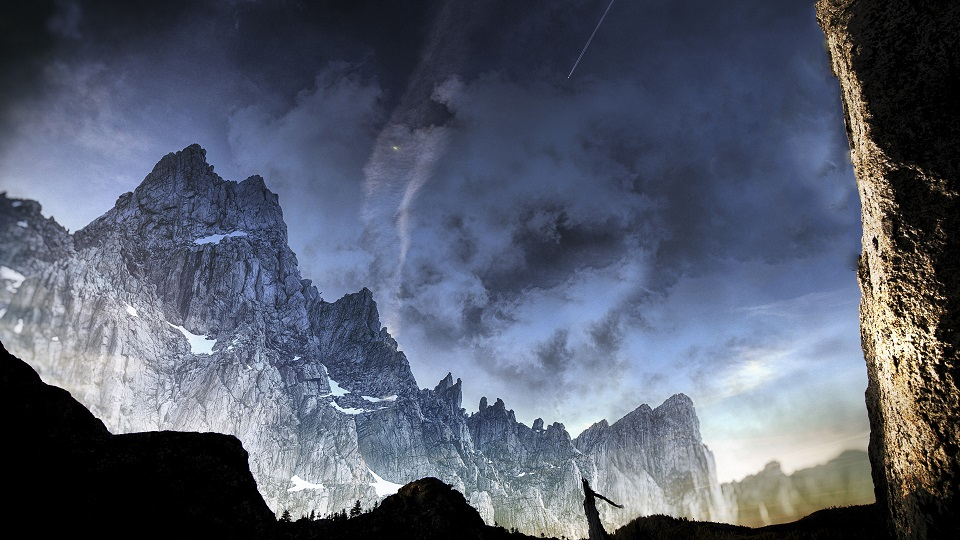
#> input picture 2.jpg, 960 x 540 px
$ python read_image.py
#> lines starting #> are read from the running program, lines starting #| are printed output that depends on the picture
import cv2
import numpy as np
import matplotlib.pyplot as plt

img = cv2.imread('2.jpg',0)
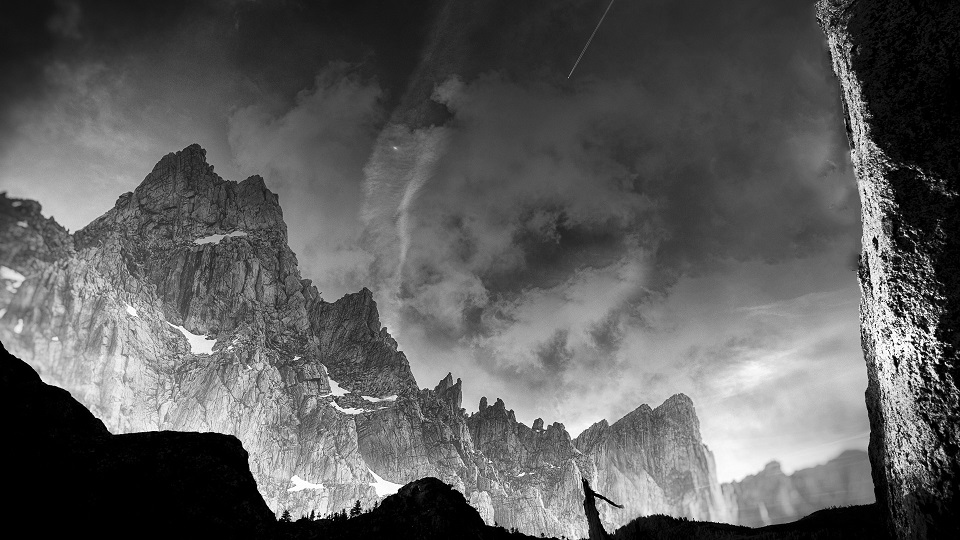
#> img: shape (540, 960); min 0, max 255, mean 93.1

cv2.imshow('image',img)
cv2.waitKey(0)
#> (the run stopped early here; a loop or call above may not have finished)

$ run again, with 1.jpg copied over 2.jpg
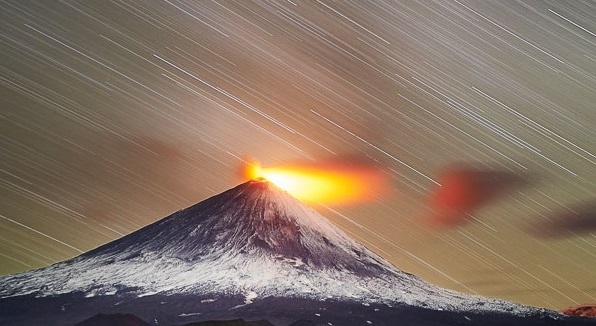
#> input picture 1.jpg, 596 x 326 px
#> `img = cv2.imread('2.jpg',0)`:
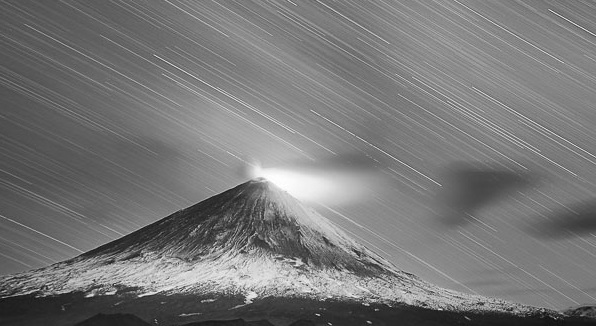
#> img: shape (326, 596); min 16, max 255, mean 119.3

$ run again, with 5.jpg copied over 2.jpg
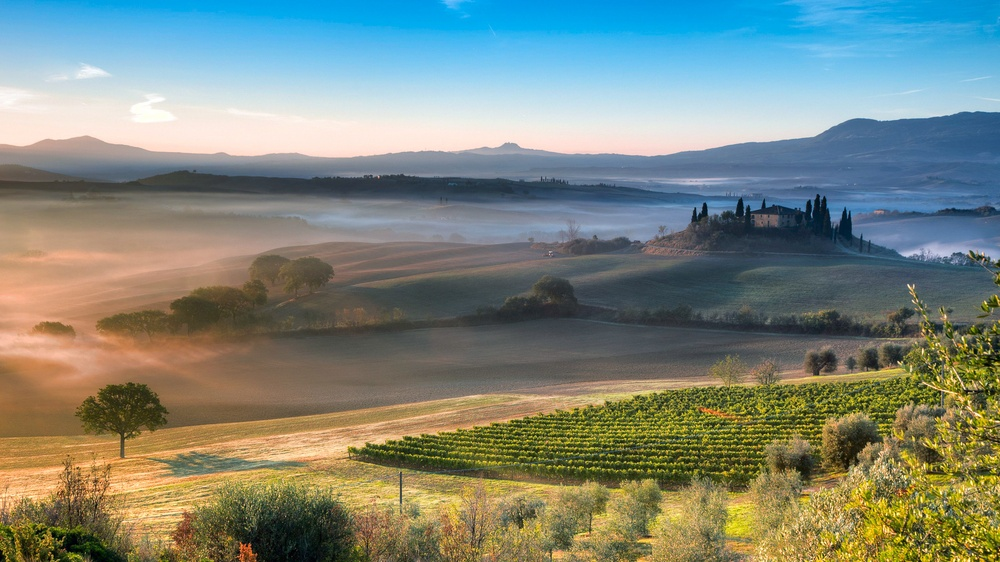
#> input picture 5.jpg, 1000 x 562 px, shrunk from 1920 x 1080 before the run
#> `img = cv2.imread('2.jpg',0)`:
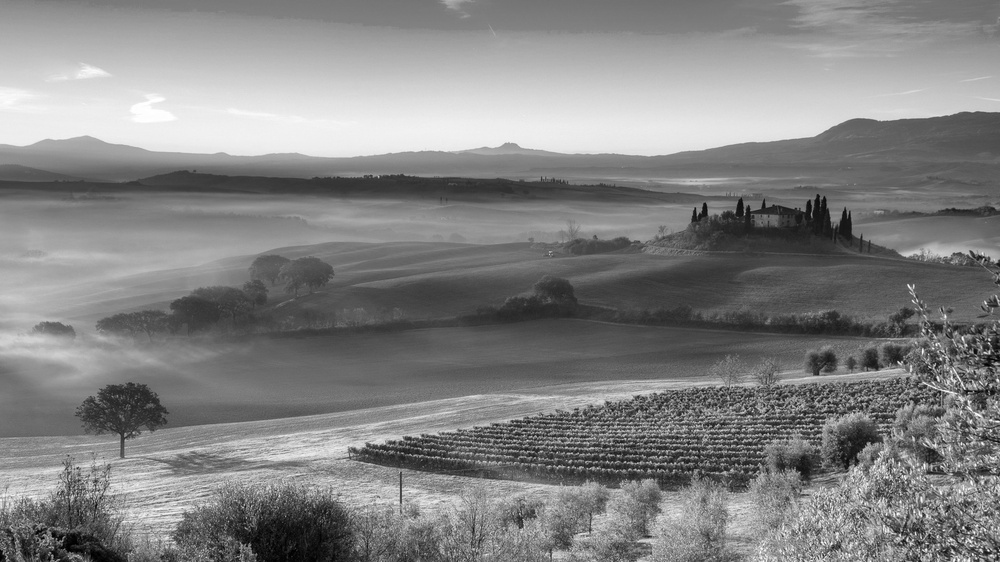
#> img: shape (562, 1000); min 0, max 255, mean 130.9

$ run again, with 7.jpg copied over 2.jpg
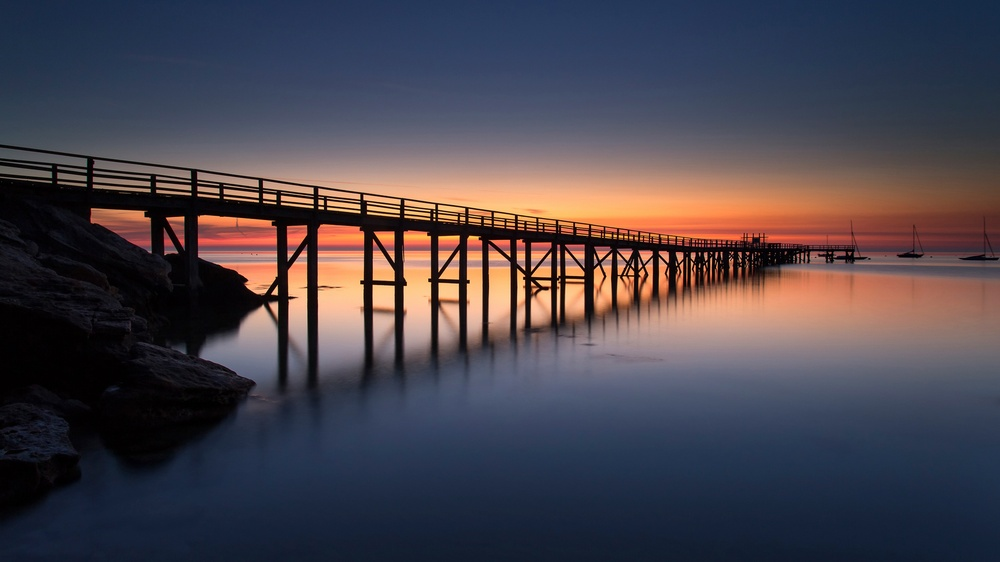
#> input picture 7.jpg, 1000 x 562 px, shrunk from 1920 x 1080 before the run
#> `img = cv2.imread('2.jpg',0)`:
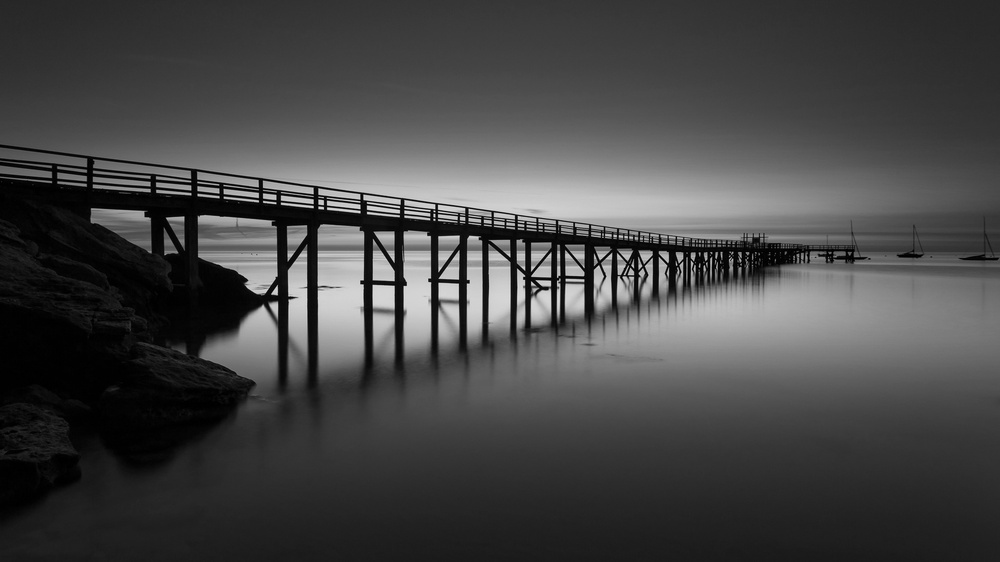
#> img: shape (562, 1000); min 0, max 247, mean 70.5
